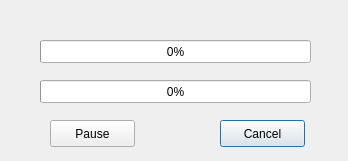
<?xml version="1.0" encoding="UTF-8"?>
<ui version="4.0">
 <class>ProgressInfoDialog</class>
 <widget class="QDialog" name="ProgressInfoDialog">
  <property name="geometry">
   <rect>
    <x>0</x>
    <y>0</y>
    <width>348</width>
    <height>161</height>
   </rect>
  </property>
  <property name="sizePolicy">
   <sizepolicy hsizetype="Fixed" vsizetype="Fixed">
    <horstretch>0</horstretch>
    <verstretch>0</verstretch>
   </sizepolicy>
  </property>
  <property name="windowTitle">
   <string>Dialog</string>
  </property>
  <widget class="QProgressBar" name="overallProgressBar">
   <property name="geometry">
    <rect>
     <x>40</x>
     <y>40</y>
     <width>271</width>
     <height>23</height>
    </rect>
   </property>
   <property name="value">
    <number>0</number>
   </property>
  </widget>
  <widget class="QProgressBar" name="phaseProgressBar">
   <property name="geometry">
    <rect>
     <x>40</x>
     <y>80</y>
     <width>271</width>
     <height>23</height>
    </rect>
   </property>
   <property name="value">
    <number>0</number>
   </property>
  </widget>
  <widget class="QPushButton" name="cancelButton">
   <property name="geometry">
    <rect>
     <x>220</x>
     <y>120</y>
     <width>85</width>
     <height>27</height>
    </rect>
   </property>
   <property name="text">
    <string>Cancel</string>
   </property>
  </widget>
  <widget class="QPushButton" name="pauseButton">
   <property name="geometry">
    <rect>
     <x>50</x>
     <y>120</y>
     <width>85</width>
     <height>27</height>
    </rect>
   </property>
   <property name="text">
    <string>Pause</string>
   </property>
   <property name="checkable">
    <bool>true</bool>
   </property>
  </widget>
 </widget>
 <resources/>
 <connections>
  <connection>
   <sender>cancelButton</sender>
   <signal>clicked()</signal>
   <receiver>ProgressInfoDialog</receiver>
   <slot>cancelAction()</slot>
   <hints>
    <hint type="sourcelabel">
     <x>285</x>
     <y>198</y>
    </hint>
    <hint type="destinationlabel">
     <x>356</x>
     <y>166</y>
    </hint>
   </hints>
  </connection>
  <connection>
   <sender>pauseButton</sender>
   <signal>toggled(bool)</signal>
   <receiver>ProgressInfoDialog</receiver>
   <slot>pauseAction(bool)</slot>
   <hints>
    <hint type="sourcelabel">
     <x>110</x>
     <y>197</y>
    </hint>
    <hint type="destinationlabel">
     <x>47</x>
     <y>177</y>
    </hint>
   </hints>
  </connection>
 </connections>
 <slots>
  <slot>cancelAction()</slot>
  <slot>pauseAction(bool)</slot>
 </slots>
</ui>
